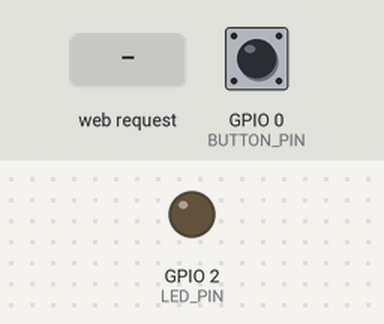
Bench run of a sketch on a simulated ESP32. Shown: output pins drawn as LEDs (lit = HIGH). The test bench sets the inputs (shaded band); at power-on: GPIO 0 (BUTTON_PIN) HIGH. WiFi joins after 1.5 s; servers stay silent unless stated; no MQTT or app messages arrive unless stated; what the sketch prints to the serial monitor is not drawn.

Above: at 2.3 s.
2.4 s: HTTP request GET /identify received
At 3.0 s:
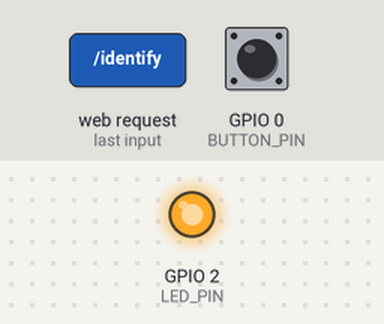
5.4 s: GPIO 0 (BUTTON_PIN) pulled LOW for 0.15 s
Timing chart, 0 to 8.4 s (numbered marks = the images above; inputs shaded):
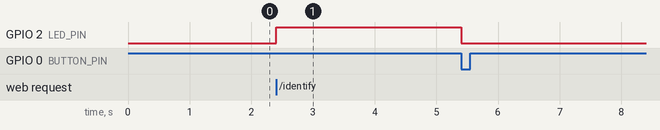

Measured:
- after the input at 2.4 s, GPIO 2 (LED_PIN): LOW → HIGH at once

The sketch:

campbus_template.ino
```cpp
/*
 * Camp Bus - ESP32 reference sketch (M1)
 *
 * Does the three things every bus node does, per docs/SCHEMA.md:
 *   1. connects to camp WiFi + the broker, with a retained node/<id>/status and a last-will
 *   2. SUBSCRIBES: flashes the onboard LED on every audio/beat (a crystal blinking on the kick drum)
 *   3. PUBLISHES: a toy/<id> press event when the button is pressed, and bumps node/<id>/count
 *   4. SERVES ITS OWN CONSOLE on http://<its ip>/ - health, last traffic, and an Identify button -
 *      and advertises it as `ui` in its status, so the Devices page can link to it (SCHEMA, 2026-09-24)
 *
 * Copy this folder, change NODE_ID / TOY_ID / pins, and you have a toy or a responder.
 *
 * Board: any ESP32 (Arduino core 2.x or 3.x).  Libraries (Library Manager):
 *   - PubSubClient (Nick O'Leary)
 *   - ArduinoJson (Benoit Blanchon) v7
 *
 * Deep sleep (battery toys): see the DEEP_SLEEP block at the bottom. A pure responder
 * (crystal) stays awake; a pure toy (button) can sleep between presses.
 */
#include <WiFi.h>
#include <WebServer.h>
#include <PubSubClient.h>
#include <ArduinoJson.h>

// ---------------------------------------------------------------- configure me
#define WIFI_SSID     "YOUR_SSID"
#define WIFI_PASS     "YOUR_PASSWORD"
#define BROKER_HOST   "10.42.0.1"        // static IP of the booth Pi; ESP32 mDNS is flaky, use the IP
#define BROKER_PORT   1883
#define NODE_ID       "toy_demo_01"      // lowercase snake_case, type prefix (see README)
#define TOY_ID        "demo_button"
#define FW_VERSION    "esp32-template-0.1"

#define UI_PORT       80                 // this node's own console; published as `ui` in status
#define LED_PIN       2                  // onboard LED on most dev boards
#define BUTTON_PIN    0                  // BOOT button on most dev boards (active low)
#define BEAT_FLASH_MS 40
#define STATUS_EVERY_MS 30000
// -----------------------------------------------------------------------------

WiFiClient   wifi;
PubSubClient mqtt(wifi);
WebServer    http(UI_PORT);

const char* TOPIC_STATUS = "node/" NODE_ID "/status";
const char* TOPIC_COUNT  = "node/" NODE_ID "/count";
const char* TOPIC_TOY    = "toy/" TOY_ID;

uint32_t interactions   = 0;
uint32_t bootMillis     = 0;
char     lastIn[96]     = "";            // newest topic heard, for the console
char     lastOut[96]    = "";            // newest topic sent
uint32_t lastInAt       = 0;
uint32_t identifyUntil  = 0;             // console "Identify": hold the LED on
uint32_t lastStatus     = 0;
uint32_t ledOffAt       = 0;
bool     lastButton     = true;          // pull-up: true = released
uint32_t lastButtonEdge = 0;

// ---- helpers -----------------------------------------------------------------
void publishJson(const char* topic, JsonDocument& doc, bool retain = false) {
  char buf[256];
  size_t n = serializeJson(doc, buf, sizeof(buf));
  mqtt.publish(topic, (const uint8_t*)buf, n, retain);   // fire and forget; a dead bus breaks nothing
}

void publishStatus() {
  JsonDocument d;
  d["online"] = true;
  d["ip"]     = WiFi.localIP().toString();
  d["fw"]     = FW_VERSION;
  d["uptime"] = (millis() - bootMillis) / 1000;
  d["role"]   = "input";                   // input | instrument | responder | bridge | booth
  d["ui"]     = UI_PORT;                   // "my console is at http://<ip>:80/"
  d["ts"]     = 0;                         // no real clock on this node
  publishJson(TOPIC_STATUS, d, true);
  lastStatus = millis();
}

// ---- this node's console -----------------------------------------------------
// Everything a person standing in front of the device needs, and nothing else. Self
// contained on purpose: the camp LAN has no internet, so no CDN, no fonts, no library.
void handleRoot() {
  char b[1900];
  snprintf(b, sizeof(b),
    "<!doctype html><meta charset=utf-8><meta name=viewport content='width=device-width,initial-scale=1'>"
    "<title>%s console</title><style>"
    ":root{--ground:#0b0f12;--panel:#131a1f;--rule:#1f2a31;--ink:#e6edf1;--mute:#7d8f9a;--live:#4dffa6;--down:#ff5252;--act:#4de0ff}"
    "body{margin:0;padding:16px;background:var(--ground);color:var(--ink);font:15px/1.5 ui-sans-serif,system-ui,sans-serif}"
    "h1{font-size:24px;margin:0 0 2px;letter-spacing:-.02em}p.v{color:var(--mute);margin:0 0 18px}"
    "section{background:var(--panel);border:1px solid var(--rule);border-radius:12px;padding:14px 16px;margin-bottom:12px}"
    "h2{font-size:14px;margin:0 0 10px}dl{display:grid;grid-template-columns:repeat(auto-fit,minmax(140px,1fr));gap:12px;margin:0}"
    "dt{color:var(--mute);font-size:12px}dd{margin:0;font:16px ui-monospace,Consolas,monospace;font-variant-numeric:tabular-nums}"
    "a.b{display:inline-block;color:var(--act);border:1px solid var(--act);border-radius:8px;padding:7px 14px;text-decoration:none}"
    "a.b:hover{background:var(--act);color:var(--ground)}</style>"
    "<h1>%s</h1><p class=v>%s &middot; broker %s</p>"
    "<section><h2>Health</h2><dl>"
    "<div><dt>Bus</dt><dd style='color:%s'>%s</dd></div>"
    "<div><dt>WiFi</dt><dd>%d dBm</dd></div>"
    "<div><dt>Uptime</dt><dd>%lus</dd></div>"
    "<div><dt>Interactions</dt><dd>%lu</dd></div>"
    "<div><dt>Address</dt><dd>%s</dd></div>"
    "<div><dt>Free heap</dt><dd>%lu</dd></div>"
    "</dl></section>"
    "<section><h2>Traffic</h2><dl>"
    "<div><dt>Last heard</dt><dd>%s</dd></div>"
    "<div><dt>Last sent</dt><dd>%s</dd></div>"
    "</dl></section>"
    "<section><h2>Controls</h2><a class=b href='/identify'>Identify</a></section>"
    "<script>setTimeout(()=>location.reload(),2000)</script>",
    NODE_ID, NODE_ID, FW_VERSION, BROKER_HOST,
    mqtt.connected() ? "#4dffa6" : "#ff5252", mqtt.connected() ? "connected" : "not connected",
    WiFi.RSSI(), (millis() - bootMillis) / 1000, interactions,
    WiFi.localIP().toString().c_str(), (unsigned long)ESP.getFreeHeap(),
    lastIn[0] ? lastIn : "nothing yet", lastOut[0] ? lastOut : "nothing yet");
  http.send(200, "text/html; charset=utf-8", b);
}

void handleIdentify() {
  identifyUntil = millis() + 3000;         // a real responder would go bright white here
  digitalWrite(LED_PIN, HIGH);
  http.sendHeader("Location", "/");
  http.send(303, "text/plain", "identifying");
}

void publishCount() {
  JsonDocument d;
  d["interactions"] = interactions;
  d["ts"] = 0;
  publishJson(TOPIC_COUNT, d, true);
}

void publishPress() {
  JsonDocument d;
  d["toy"]   = TOY_ID;
  d["event"] = "press";
  d["value"] = 1;
  d["ts"]    = 0;
  publishJson(TOPIC_TOY, d);
  snprintf(lastOut, sizeof(lastOut), "%s", TOPIC_TOY);
  interactions++;
  publishCount();
}

// ---- subscriber --------------------------------------------------------------
void onMessage(char* topic, byte* payload, unsigned int len) {
  JsonDocument d;
  if (deserializeJson(d, payload, len)) return;   // not JSON; ignore
  snprintf(lastIn, sizeof(lastIn), "%s", topic);
  lastInAt = millis();

  if (strcmp(topic, "audio/beat") == 0) {
    // Flash on every beat; brighter/longer on the downbeat (n % 4 == 0).
    int n = d["n"] | 0;
    digitalWrite(LED_PIN, HIGH);
    ledOffAt = millis() + (n % 4 == 0 ? BEAT_FLASH_MS * 3 : BEAT_FLASH_MS);
  }
  // Responders also handle cmd/<my_target>/<effect> here, e.g.:
  // if (strncmp(topic, "cmd/", 4) == 0) { ... d["color"], d["speed"] ... }
}

// ---- connection --------------------------------------------------------------
void ensureWifi() {
  if (WiFi.status() == WL_CONNECTED) return;
  WiFi.mode(WIFI_STA);
  WiFi.setSleep(false);                    // lower latency for responders; enable for battery toys
  WiFi.begin(WIFI_SSID, WIFI_PASS);
  uint32_t t = millis();
  while (WiFi.status() != WL_CONNECTED && millis() - t < 10000) delay(100);
}

void ensureMqtt() {
  if (mqtt.connected()) return;
  static uint32_t lastTry = 0;
  if (millis() - lastTry < 2000) return;   // don't hammer; keep the loop() responsive
  lastTry = millis();
  // last will: mark ourselves offline (retained) if we vanish
  if (mqtt.connect(NODE_ID, TOPIC_STATUS, 0, true, "{\"online\":false,\"ts\":0}")) {
    publishStatus();
    publishCount();
    mqtt.subscribe("audio/beat");
    // mqtt.subscribe("cmd/" TARGET "/#");  mqtt.subscribe("cmd/all/#");   // for responders
  }
}

// ---- arduino -----------------------------------------------------------------
void setup() {
  pinMode(LED_PIN, OUTPUT);
  pinMode(BUTTON_PIN, INPUT_PULLUP);
  Serial.begin(115200);
  bootMillis = millis();
  mqtt.setServer(BROKER_HOST, BROKER_PORT);
  mqtt.setCallback(onMessage);
  mqtt.setBufferSize(512);
  mqtt.setKeepAlive(20);
  http.on("/", handleRoot);
  http.on("/identify", handleIdentify);
  http.begin();                            // the console is up even when the broker is not
}

void loop() {
  ensureWifi();
  ensureMqtt();
  mqtt.loop();
  http.handleClient();

  // LED off after the flash (or after an Identify from the console)
  if (identifyUntil && millis() >= identifyUntil) { identifyUntil = 0; digitalWrite(LED_PIN, LOW); }
  if (!identifyUntil && ledOffAt && millis() >= ledOffAt) { digitalWrite(LED_PIN, LOW); ledOffAt = 0; }

  // Button with 50 ms debounce; the LOCAL effect (if any) happens here first, then the bus hears about it
  bool b = digitalRead(BUTTON_PIN);
  if (b != lastButton && millis() - lastButtonEdge > 50) {
    lastButtonEdge = millis();
    lastButton = b;
    if (b == LOW) { Serial.println("press"); if (mqtt.connected()) publishPress(); }
  }

  if (millis() - lastStatus > STATUS_EVERY_MS && mqtt.connected()) publishStatus();

  /* DEEP_SLEEP (battery toys only):
   * after publishing, disconnect cleanly (mqtt.disconnect(); WiFi.disconnect(true);),
   * then esp_sleep_enable_ext0_wakeup((gpio_num_t)BUTTON_PIN, 0); esp_deep_sleep_start();
   * Wake-to-publish is ~1-2 s with DHCP; use WiFi.config(static ip) + a cached BSSID/channel
   * in RTC memory to get it under ~400 ms.
   */
}
```
